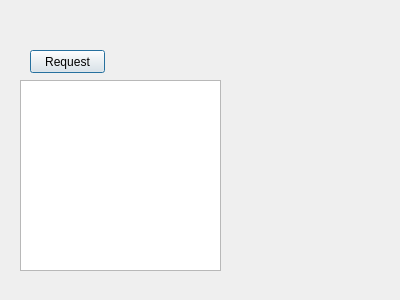
<?xml version="1.0" encoding="UTF-8"?>
<ui version="4.0">
 <class>inspectorWindow</class>
 <widget class="QDialog" name="inspectorWindow">
  <property name="geometry">
   <rect>
    <x>0</x>
    <y>0</y>
    <width>400</width>
    <height>300</height>
   </rect>
  </property>
  <property name="windowTitle">
   <string>inspectorWindow</string>
  </property>
  <widget class="QPushButton" name="requestButton">
   <property name="geometry">
    <rect>
     <x>30</x>
     <y>50</y>
     <width>75</width>
     <height>23</height>
    </rect>
   </property>
   <property name="text">
    <string>Request</string>
   </property>
  </widget>
  <widget class="QTextEdit" name="requestText">
   <property name="geometry">
    <rect>
     <x>20</x>
     <y>80</y>
     <width>201</width>
     <height>191</height>
    </rect>
   </property>
  </widget>
 </widget>
 <resources/>
 <connections/>
</ui>
